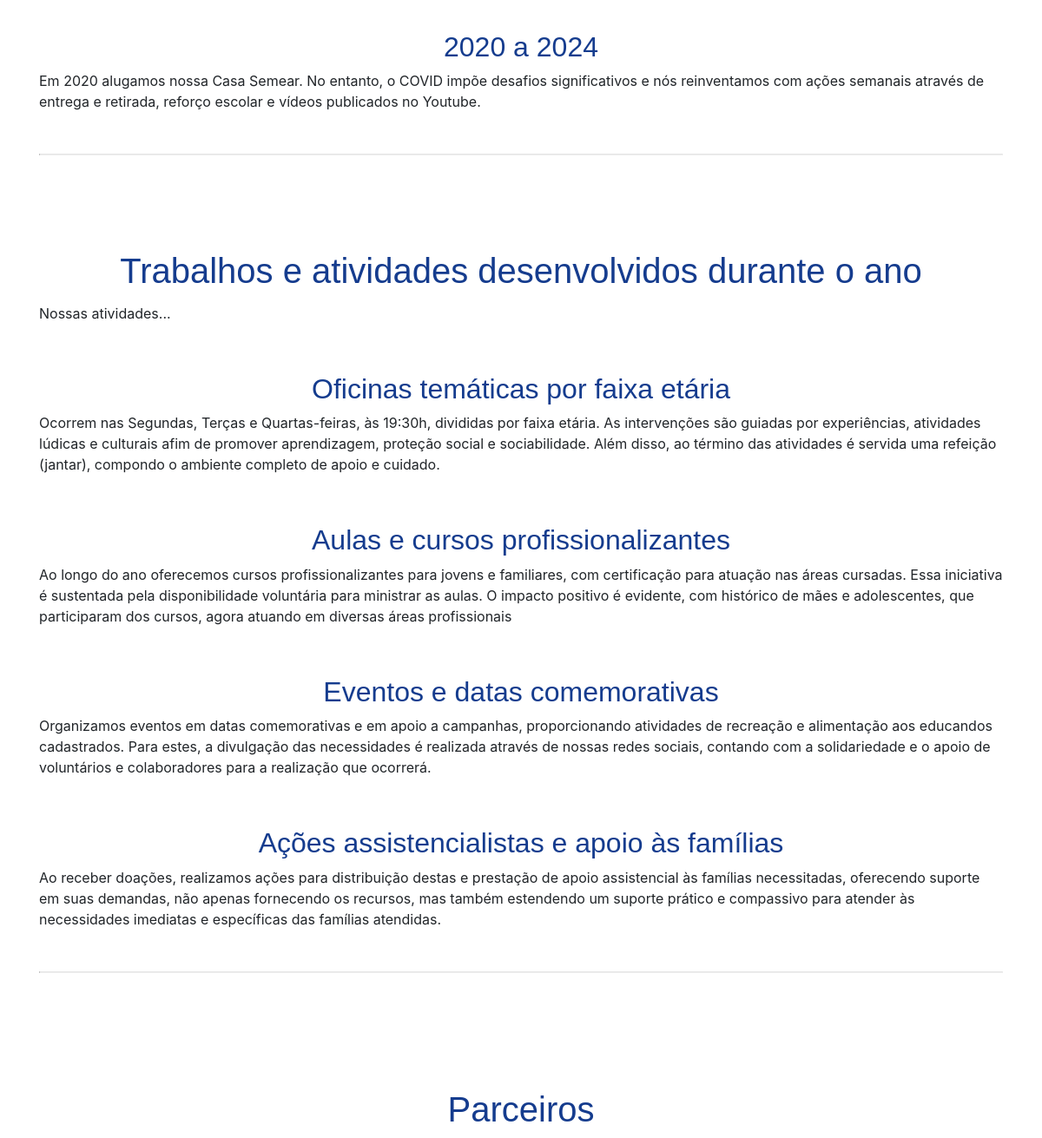
Before: / (middle part) with the older database file.
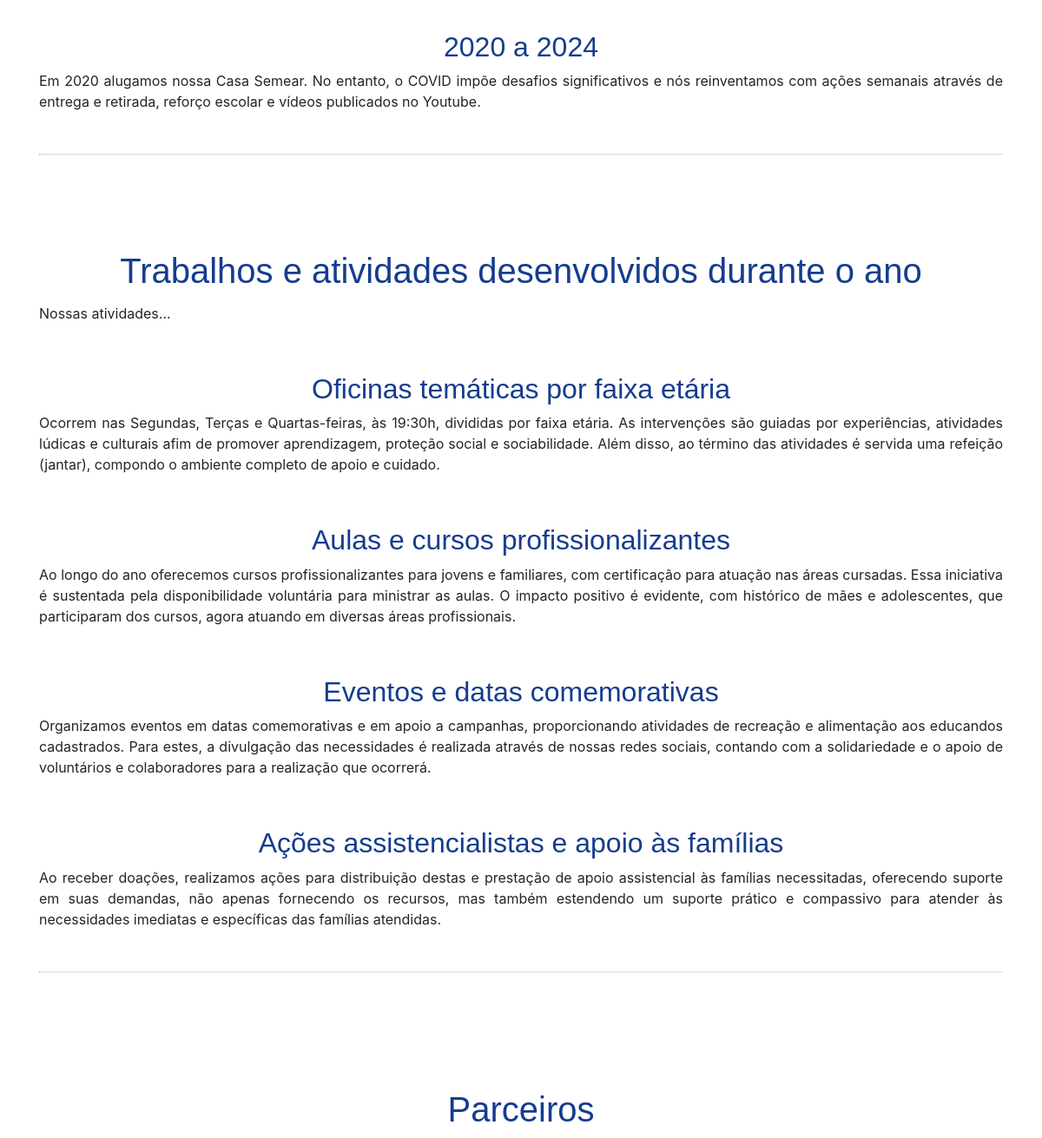
After: the same page with the newer database file.
### tables this page shows
CREATE TABLE textos (
  id INTEGER PRIMARY KEY AUTOINCREMENT,
  quem_somos TEXT NOT NULL,
  visao_semear TEXT NOT NULL,
  missao_semear TEXT NOT NULL,
  sobre_a_comunidade TEXT NOT NULL,
  nossa_historia TEXT NOT NULL,
  atividades TEXT NOT NULL,
  parceiros TEXT NOT NULL,
  transparencia TEXT NOT NULL,
  novidades TEXT NOT NULL,
  semeie TEXT NOT NULL
);

### app.py (the view)
@app.route('/')
def index():
    conn = get_db_connection()
    posts = conn.execute('SELECT * FROM posts').fetchall()
    contato = conn.execute('SELECT whatsapp, facebook, instagram, email, endereco FROM contato').fetchall()
    mensagem_bottom = conn.execute('SELECT texto FROM mensagem_bottom').fetchall()
    textos = conn.execute('SELECT * FROM textos').fetchall()
    reports = conn.execute('SELECT * FROM reports').fetchall()
    conn.close()
    global indice_atual
    imagem_atual = imagens[indice_atual]
    return render_template('index.html', posts=posts, contato=contato, mensagem_bottom=mensagem_bottom, imagem=imagem_atual, textos=textos, reports=reports)

### app.py (called while the page is built)
def get_db_connection():
    conn = sqlite3.connect('database.db')
    conn.row_factory = sqlite3.Row
    return conn

### templates/index.html (shortened to what this page needs)
{% extends 'base.html' %}
{% block content %}
	<br><br>
	<br>
	<br>
	<div id="historia">
		<br><br><br>
		{% autoescape off %}
		{% for texto in textos %}
		  {{ texto['nossa_historia'] }}
		{% endfor %}
		{% endautoescape %}
		<br>
		<hr>
	</div>
	<br>
	<div id="atividades">
		<br><br><br>
		<h1>Trabalhos e atividades desenvolvidos durante o ano</h1>
		{% autoescape off %}
		{% for texto in textos %}
		  {{ texto['atividades'] }}
		{% endfor %}
		{% endautoescape %}
		<br>
		<hr>
		<br>
	</div>
	<br>
	<div id="parceiros">
		<br><br><br>
		<h1>Parceiros</h1>
		<br><br><br>
		<br><br>
	</div>
	<br>
	<br><br>
	<br>
{% endblock %}

Changed rows visible on the page:
changed textos: atividades "…atuando em diversas áreas profissionais Eventos e datas comemorativas…" → "…atuando em diversas áreas profissionais. Eventos e datas comemorativas…"
